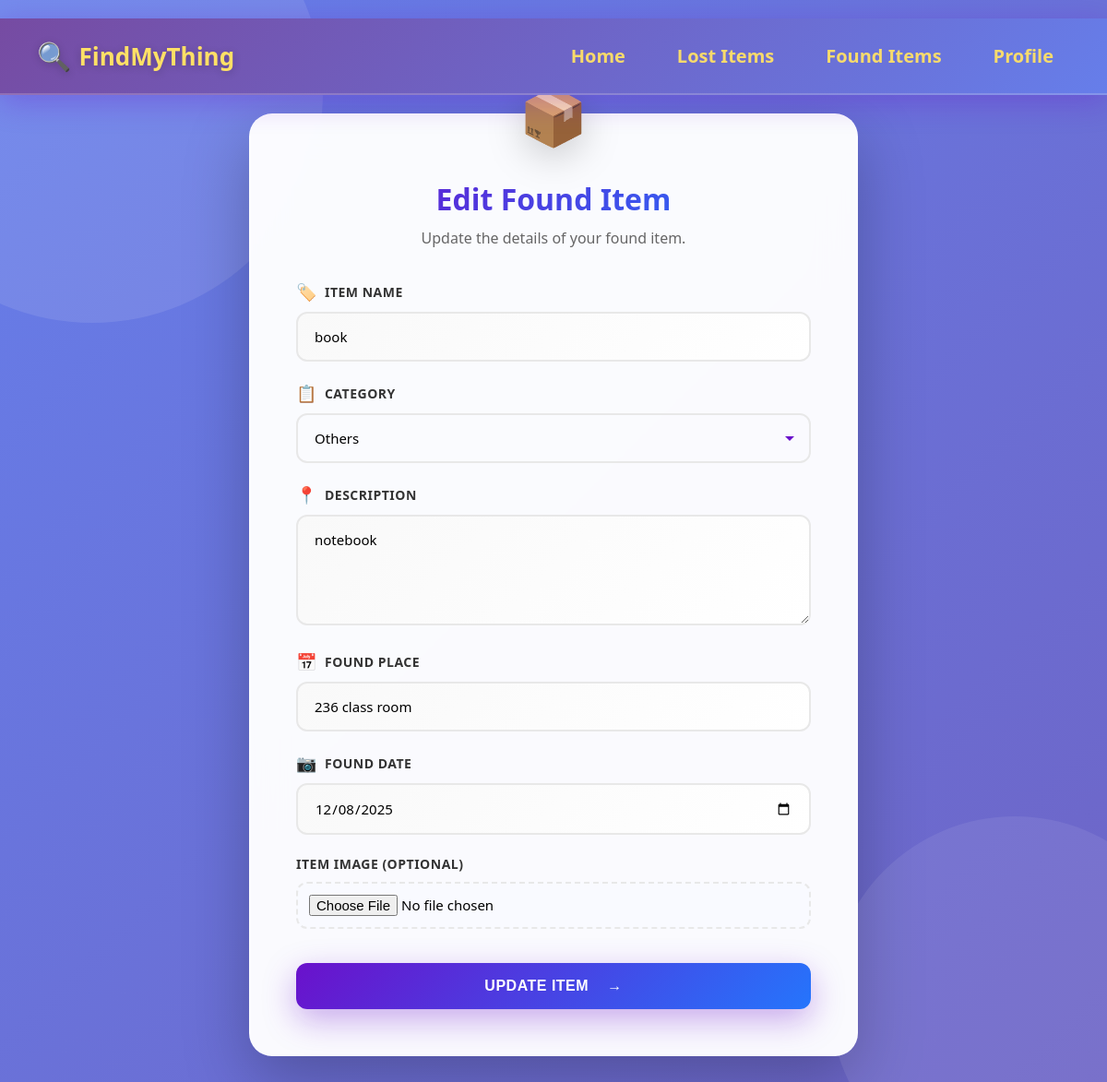
The app's page /main/edit-found/11/ (signed in) with its own data.
### main/models.py (models this page shows)
class founditem(models.Model):
    CATEGORY_CHOICES = [
        ('Electronics', 'Electronics'),
        ('Documents', 'Documents'),
        ('Accessories', 'Accessories'),
        ('Clothing', 'Clothing'),
        ('Others', 'Others'),
    ]
    item_name = models.CharField(max_length=200)
    category = models.CharField(max_length=50, choices=CATEGORY_CHOICES, default='Others')
    description = models.TextField(blank=True)
    found_place = models.CharField(max_length=200)
    found_date = models.DateField()
    finder_name = models.CharField(max_length=150)
    phone_number = models.CharField(max_length=15)
    item_image = models.ImageField(upload_to='found_items/', blank=True, null=True)
    is_reunited = models.BooleanField(default=False)
    user = models.ForeignKey(User, on_delete=models.CASCADE, null=True)

### main/views.py (the view, shortened to what this page needs)
# urls.py: path('edit-found/<int:item_id>/', views.edit_found, name='edit_found'),
@login_required(login_url='login')
def edit_found(request, item_id):
    item = founditem.objects.get(id=item_id)
    if item.user != request.user:
        return redirect('dashboard')
    return render(request, 'edit_found.html', {'item': item})

### main/templates/edit_found.html (shortened to what this page needs)
{% load static %}
<!DOCTYPE html>
<html lang="en">
<head>
    <link rel="stylesheet" href="{% static 'lostitem.css' %}">
</head>
<body>
    <nav class="navbar">
        <div class="logo">
            <span class="logo-icon">🔍</span>
            <span>FindMyThing</span>
        </div>
        <ul class="nav-links">
            <li><a href="{% url 'dashboard' %}" class="nav-link">Home</a></li>
            <li><a href="{% url 'view_lost' %}" class="nav-link">Lost Items</a></li>
            <li><a href="{% url 'view_found' %}" class="nav-link">Found Items</a></li>
            <li><a href="{% url 'profile' %}" class="nav-link">Profile</a></li>
        </ul>
    </nav>
    <div class="container">
        <div class="lost-item-box">
            <h1>Edit Found Item</h1>
            <p class="subtitle">Update the details of your found item.</p>
            <form action="{% url 'edit_found' item.id %}" method="post" class="lost-item-form" enctype="multipart/form-data">
                <div class="form-group">
                    <label for="item_name">Item Name</label>
                    <input type="text" id="item_name" name="item_name" value="{{ item.item_name }}" required>
                </div>
                <div class="form-group">
                    <label for="category">Category</label>
                    <select id="category" name="category" required>
                        <option value="Others" {% if item.category == 'Others' %}selected{% endif %}>Others</option>
                    </select>
                </div>
                <div class="form-group">
                    <label for="description">Description</label>
                    <textarea id="description" name="description" required>{{ item.description }}</textarea>
                </div>
                <div class="form-group">
                    <label for="found_place">Found Place</label>
                    <input type="text" id="found_place" name="found_place" value="{{ item.found_place }}" required>
                </div>
                <div class="form-group">
                    <label for="found_date">Found Date</label>
                    <input type="date" id="found_date" name="found_date" value="{{ item.found_date|date:'Y-m-d' }}" required>
                </div>
                <div class="form-group">
                    <label for="item_image">Item Image (Optional)</label>
                    <input type="file" id="item_image" name="item_image" accept="image/*">
                </div>
                <button type="submit" class="btn-submit">Update Item</button>
            </form>
        </div>
    </div>
</body>
</html>

### main/static/lostitem.css (style rules this page uses)
* { margin: 0; padding: 0; box-sizing: border-box; }
body { font-family: "Segoe UI", "Helvetica Neue", Arial, sans-serif; background: linear-gradient(135deg, #667eea 0%, #764ba2 50%, #f093fb 100%); background-size: 400% 400%; animation: gradientShift 15s ease infinite; min-height: 100vh; position: relative; overflow-x: hidden; padding: 20px 0; }
.navbar { display: flex; justify-content: space-between; align-items: center; padding: 20px 40px; background: linear-gradient(135deg, #764ba2, #667eea); backdrop-filter: blur(20px); box-shadow: 0 8px 32px rgba(106, 17, 203, 0.3); position: sticky; top: 0; z-index: 1000; border-bottom: 2px solid rgba(255, 255, 255, 0.2); }
.logo { font-size: 26px; font-weight: 800; color: #ffe066; display: flex; align-items: center; gap: 8px; cursor: pointer; text-shadow: 0 2px 10px rgba(0, 0, 0, 0.2); }
.logo-icon { font-size: 30px; }
.nav-links { list-style: none; display: flex; gap: 20px; margin: 0; }
.nav-link { text-decoration: none; color: rgba(255, 224, 102, 0.95); font-size: 20px; font-weight: 600; padding: 12px 18px; border-radius: 8px; transition: all 0.3s ease; }
body::before { content: ''; position: fixed; width: 500px; height: 500px; background: rgba(255, 255, 255, 0.1); border-radius: 50%; top: -150px; left: -150px; animation: float 8s ease-in-out infinite; }
body::after { content: ''; position: fixed; width: 400px; height: 400px; background: rgba(255, 255, 255, 0.08); border-radius: 50%; bottom: -100px; right: -100px; animation: float 10s ease-in-out infinite reverse; }
.container { max-width: 700px; width: 100%; padding: 20px; z-index: 10; animation: fadeIn 0.8s ease-out; margin: 0 auto; }
.lost-item-box { background: rgba(255, 255, 255, 0.97); backdrop-filter: blur(20px); border-radius: 25px; padding: 50px; box-shadow: 0 25px 70px rgba(0, 0, 0, 0.25); border: 1px solid rgba(255, 255, 255, 0.5); position: relative; }
.lost-item-box::before { content: '📦'; position: absolute; top: -40px; left: 50%; transform: translateX(-50%); font-size: 60px; animation: bounce 2s infinite; filter: drop-shadow(0 10px 20px rgba(0, 0, 0, 0.2)); }
.lost-item-box h1 { font-size: 32px; font-weight: 900; margin-bottom: 10px; margin-top: 20px; background: linear-gradient(135deg, #6a11cb, #2575fc); -webkit-background-clip: text; -webkit-text-fill-color: transparent; background-clip: text; text-align: center; }
.subtitle { color: #666; margin-bottom: 35px; text-align: center; font-size: 16px; }
.lost-item-form { display: flex; flex-direction: column; gap: 22px; }
.form-group { position: relative; }
.form-group label { display: flex; align-items: center; gap: 8px; font-size: 14px; font-weight: 700; color: #333; margin-bottom: 10px; text-transform: uppercase; letter-spacing: 0.5px; }
.form-group label::before { font-size: 18px; }
.form-group:nth-child(2) label::before { content: '🏷️'; }
.form-group:nth-child(3) label::before { content: '📋'; }
.form-group:nth-child(4) label::before { content: '📍'; }
.form-group:nth-child(5) label::before { content: '📅'; }
.form-group:nth-child(6) label::before { content: '📷'; }
.form-group input[type="file"] { padding: 12px; background: #f9faff; cursor: pointer; border: 2px dashed #e8e8e8; }
.form-group input, .form-group textarea, .form-group select { width: 100%; padding: 15px 18px; border: 2px solid #e8e8e8; border-radius: 12px; font-size: 15px; transition: all 0.3s ease; background: linear-gradient(135deg, #f9f9f9, #ffffff); font-family: inherit; }
.form-group select { cursor: pointer; appearance: none; background-repeat: no-repeat; background-position: right 15px center; padding-right: 40px; }
.form-group textarea { min-height: 120px; resize: vertical; }
.btn-submit { padding: 16px 24px; border: none; border-radius: 12px; font-size: 16px; font-weight: 700; cursor: pointer; transition: all 0.3s ease; display: flex; align-items: center; justify-content: center; gap: 12px; text-transform: uppercase; letter-spacing: 0.5px; background: linear-gradient(135deg, #6a11cb, #2575fc); color: white; box-shadow: 0 12px 35px rgba(106, 17, 203, 0.35); position: relative; overflow: hidden; margin-top: 15px; }
.btn-submit::before { content: ''; position: absolute; top: 0; left: -100%; width: 100%; height: 100%; background: rgba(255, 255, 255, 0.2); transition: left 0.5s ease; }
.btn-submit::after { content: '→'; margin-left: 8px; transition: transform 0.3s ease; font-weight: 900; }

### records on screen
founditem: item_name "book", category "Others", description "notebook", found_place "236 class room", found_date "12/08/2025"
